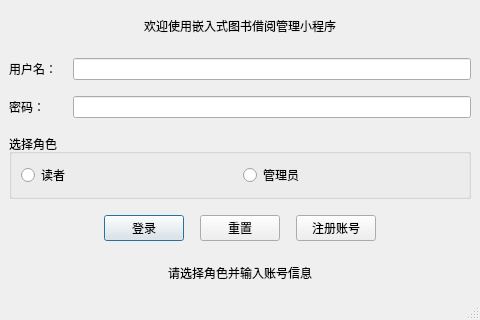
<?xml version="1.0" encoding="UTF-8"?>
<ui version="4.0">
 <class>LoginWindow</class>
 <widget class="QMainWindow" name="LoginWindow">
  <property name="geometry">
   <rect>
    <x>0</x>
    <y>0</y>
    <width>480</width>
    <height>320</height>
   </rect>
  </property>
  <property name="windowTitle">
   <string>图书借阅管理系统 - 登录</string>
  </property>
  <widget class="QWidget" name="centralwidget">
  <layout class="QVBoxLayout" name="verticalLayout">
   <property name="spacing">
    <number>16</number>
   </property>
    <item>
     <widget class="QLabel" name="labelTitle">
      <property name="text">
       <string>欢迎使用嵌入式图书借阅管理小程序</string>
      </property>
      <property name="alignment">
       <set>Qt::AlignCenter</set>
      </property>
      <property name="margin">
       <number>8</number>
      </property>
     </widget>
    </item>
    <item>
     <layout class="QFormLayout" name="formLayout">
      <property name="formAlignment">
       <set>Qt::AlignHCenter|Qt::AlignTop</set>
      </property>
      <item row="0" column="0">
       <widget class="QLabel" name="labelUsername">
        <property name="text">
         <string>用户名：</string>
        </property>
        <property name="alignment">
         <set>Qt::AlignRight|Qt::AlignVCenter</set>
        </property>
       </widget>
      </item>
      <item row="0" column="1">
       <widget class="QLineEdit" name="lineEditUsername"/>
      </item>
      <item row="1" column="0">
       <widget class="QLabel" name="labelPassword">
        <property name="text">
         <string>密码：</string>
        </property>
        <property name="alignment">
         <set>Qt::AlignRight|Qt::AlignVCenter</set>
        </property>
       </widget>
      </item>
      <item row="1" column="1">
       <widget class="QLineEdit" name="lineEditPassword"/>
      </item>
     </layout>
    </item>
    <item>
     <widget class="QGroupBox" name="groupBoxRole">
      <property name="title">
       <string>选择角色</string>
      </property>
      <layout class="QHBoxLayout" name="horizontalLayoutRole">
       <item>
        <widget class="QRadioButton" name="radioButtonReader">
         <property name="text">
          <string>读者</string>
         </property>
        </widget>
       </item>
       <item>
        <widget class="QRadioButton" name="radioButtonAdmin">
         <property name="text">
          <string>管理员</string>
         </property>
        </widget>
       </item>
      </layout>
     </widget>
    </item>
    <item>
     <layout class="QHBoxLayout" name="horizontalLayoutButtons">
      <item>
       <spacer name="horizontalSpacer">
        <property name="orientation">
         <enum>Qt::Horizontal</enum>
        </property>
        <property name="sizeHint" stdset="0">
         <size>
          <width>40</width>
          <height>20</height>
         </size>
        </property>
       </spacer>
      </item>
      <item>
       <widget class="QPushButton" name="pushButtonLogin">
        <property name="text">
         <string>登录</string>
        </property>
        <property name="default">
         <bool>true</bool>
        </property>
       </widget>
      </item>
      <item>
       <widget class="QPushButton" name="pushButtonReset">
        <property name="text">
         <string>重置</string>
        </property>
       </widget>
      </item>
    <item>
     <widget class="QPushButton" name="pushButtonRegister">
      <property name="text">
       <string>注册账号</string>
      </property>
     </widget>
    </item>
      <item>
       <spacer name="horizontalSpacer_2">
        <property name="orientation">
         <enum>Qt::Horizontal</enum>
        </property>
        <property name="sizeHint" stdset="0">
         <size>
          <width>40</width>
          <height>20</height>
         </size>
        </property>
       </spacer>
      </item>
     </layout>
    </item>
    <item>
     <widget class="QLabel" name="statusLabel">
      <property name="text">
       <string>请选择角色并输入账号信息</string>
      </property>
      <property name="alignment">
       <set>Qt::AlignCenter</set>
      </property>
            <property name="wordWrap">
             <bool>true</bool>
            </property>
     </widget>
    </item>
   </layout>
  </widget>
  <widget class="QMenuBar" name="menubar">
   <property name="geometry">
    <rect>
     <x>0</x>
     <y>0</y>
     <width>480</width>
     <height>22</height>
    </rect>
   </property>
  </widget>
  <widget class="QStatusBar" name="statusbar"/>
 </widget>
 <resources/>
 <connections/>
</ui>
